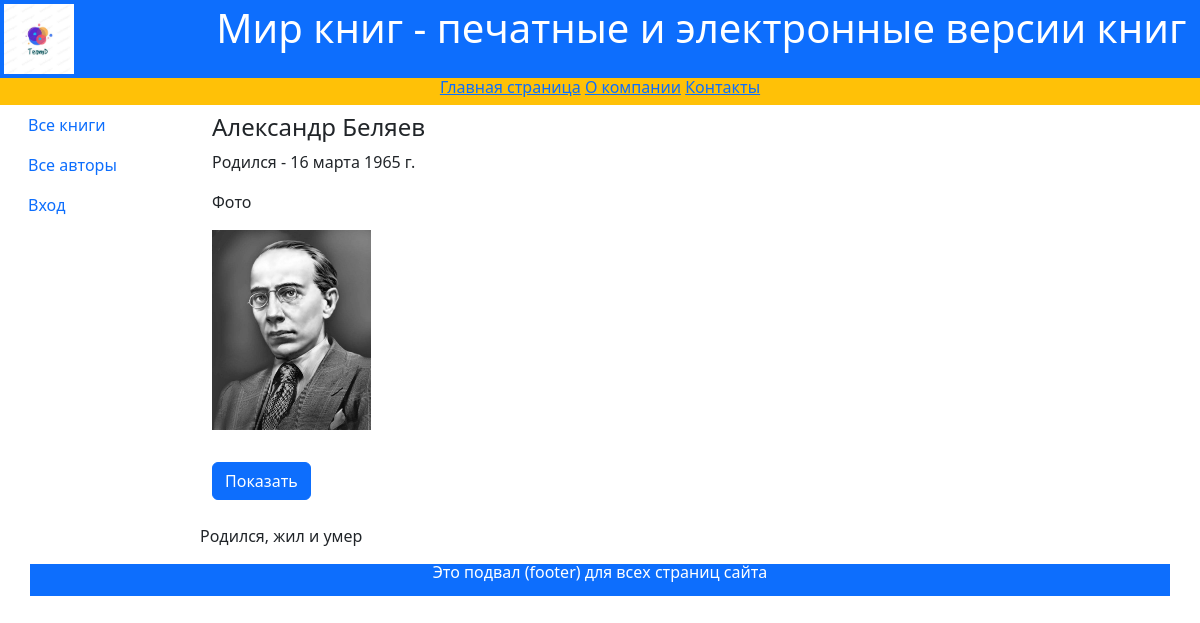
Screenshot of /authors/1 with the database file from the repository.
### catalog/models.py (models this page shows, shortened)
class Author(models.Model):
    first_name = models.CharField(max_length=120, verbose_name='Имя автора', help_text='Введите Имя автора')
    last_name = models.CharField(max_length=120, verbose_name='Фамилия автора', help_text='Введите Фамилию автора')
    date_of_birth = models.DateField(help_text='Введите дату рождения', verbose_name='Дата рождения', null=True,
                                     blank=True)
    about = models.TextField(verbose_name='Сведения об авторе', help_text='Введите Сведения об авторе')
    photo = models.ImageField(upload_to='images', help_text='Загрузите фото автора', verbose_name='Фото автора',
                              null=True, blank=True)
    class Meta:
        ordering = ['id']

### catalog/views.py (the view)
# urls.py: path('authors/<int:pk>', views.AuthorDetailView.as_view(), name='author-detail'),
class AuthorDetailView(DetailView):
    model = Author

### templates/catalog/author_detail.html
{% extends "catalog/base.html" %}
{% block content %}
<div class="container text-start">
    <div class="row my-2">
        <h4>{{object.first_name}} {{author.last_name}}</h4>
        <p>Родился - {{author.date_of_birth}}</p>
        <p>Фото</p>
        <p><img src="{{ author.photo.url }}" alt="connect" style="max-height:200px"></p>
        <div class="row my-2">
            <div class="col-2 my-2">
                <a href="{{ author.photo.url }}" target="_blank" class="btn btn-primary">Показать</a>
            </div>
        </div>
        <div class="row my-2">
            {{ author.about }}
        </div>
    </div>
</div>
{% endblock %}

### rows the page displays
Author: first_name "Александр", last_name "Беляев", date_of_birth "16 марта 1965 г.", photo (picture), about "Родился, жил и умер"
